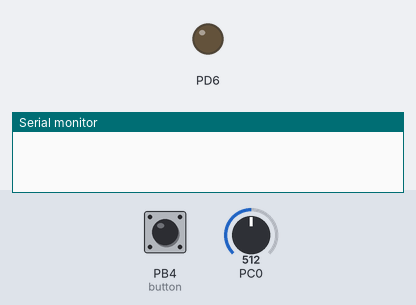
The program below on a simulated ATmega328P, built with avr-gcc and emulated at 16 MHz. On the bench: output pins drawn as LEDs (lit = HIGH), the last lines printed to the serial monitor. Inputs (shaded band) come from the test bench; at power-on: PB4 (button) LOW, PC0 = 512.

Above: at 1.2 s.
1.3 s: PB4 (button) pulled HIGH for 0.15 s
At 2.22 s:
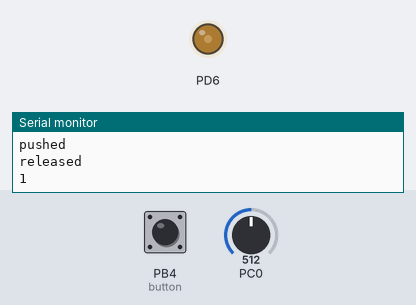
At 3.43 s:
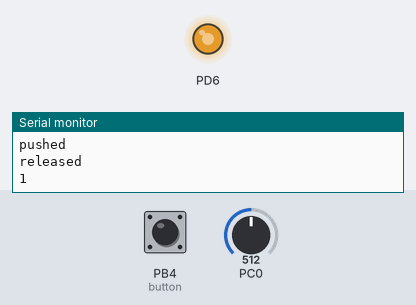
4.3 s: PB4 (button) pulled HIGH for 1 s
At 6.7 s:
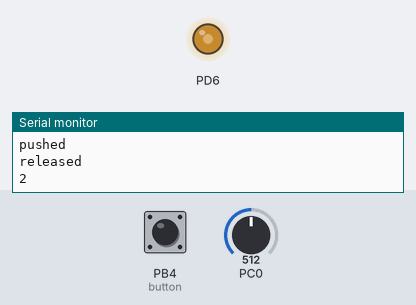
Timing chart, 0 to 8.2 s (numbered marks = the images above; inputs shaded):
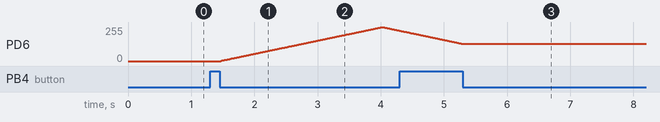

The program:

main.c
```c
#include <avr/interrupt.h>
#include <avr/io.h>
#include <avr/pgmspace.h>
#include <stdio.h>

#include "led.h"
#include "serial.h"
#include "timer.h"
#include "button.h"
#include "adc.h"
#include "ledState.h"

volatile uint8_t adcValue = 0;
//volatile int startState = 0;
int counter = 0;


//Triggered at completion of ADC conversion.
ISR(ADC_vect){
	adcValue = readADC();

}

//Triggered at compare match.
ISR(TIMER2_COMPA_vect){
	button(&counter);
	states(&adcValue, &counter);
}

void main (void) {
	//cli();
	uart_init();
	LED_init();
	button_init();
	adc_init();
	timerPWM_init();
	timer2_init();
	sei(); //switches interrupts on

	while (1) {

    }

}
```

adc.c
```c
#include <avr/io.h>
#include "adc.h"

void adc_init(){
	ADMUX = 0x00;
	ADCSRA |= (1<<ADSC); //single conversion mode
	ADMUX |= (1 << REFS0); // select the voltage reference for the ADC, Vcc
	ADMUX |= (1 << ADLAR); // left adjust the result.
	ADCSRA |= (1 << ADEN); // enables the ADC
	ADCSRA |= (1 << ADIE); //activate Interrupt
	ADCSRA |= (1 << ADPS1)|(1 << ADPS0); //prescaler 8


}

uint8_t readADC(){
	//single conversion mode
	ADCSRA |= (1<<ADSC);
	while( ADCSRA & (1<<ADSC) ){ // wait until ADC conversion is complete
		return ADCH; //return calculated ADC value
	}

}
```

adc.h
```c
#ifndef _ADC_H_
#define _ADC_H_


void adc_init();
uint8_t readADC();


#endif
```

button.c
```c
#include <stdio.h>
#include <avr/pgmspace.h>
#include "button.h"

uint8_t state = 0;
uint8_t laststate = 0;

void button_init(){
    DDRB &= ~(1 << PORTB4); //input
}

void button(int *counter){
    if(PINB & (1 << PORTB4)){
        state = 1;
    }
    else if(!(PINB & (1 << PORTB4))){
        state = 0;
    }

    if(state == 1 && laststate == 0){
        printf_P(PSTR("pushed\r\n"));

    }
    else if(state == 0 && laststate == 1){
        *counter += 1;
        if(*counter > 4){
            *counter = 1;
        }
        printf_P(PSTR("released\r\n"));
        printf_P(PSTR("%d\n"),*counter);

    }
    laststate = state;
}
```

button.h
```c
#ifndef _BUTTON_H_
#define _BUTTON_H_


void button_init();
void button(int *counter);

#endif 
```

led.c
```c
#include <avr/io.h>
#include "led.h"
#include <stdbool.h>

uint8_t light = 0;
bool lightfade = true;
int ledCount = 0;


void LED_init() {
	DDRD |= (1 << PORTD6); // PWM, DELUPPGIFT 2, man kan dra sladd från pin 11 till pin 6 på skölden

}

uint8_t simple_ramp() {
	if (light <= 255 && lightfade == true) {
        light++;
    }
    else if (light <= 255 && lightfade == false) {
        light--;
    }
    if (light == 255) {
        lightfade = false;
    }
    else if (light == 0) {
        lightfade = true;
    }
    return light;
}

void ledBlink(){
    ledCount++;
    if(ledCount == 100){ // led flashes every one second
        PORTD ^= (1 << PORTD6);
        ledCount = 0;
    }
}
```

led.h
```c
#ifndef _LED_H_
#define _LED_H_

void LED_init(void);
uint8_t simple_ramp(void);
void ledBlink();

#endif // _LED_H_
```

ledState.c
```c
#include <avr/io.h>
#include "ledState.h"

void states(int *adcValue, int *counter){
    switch(*counter){
        case 1:
            TCCR0A |= (1 << COM0A1); // enable OCR0A (PWM non-inverting mode)
            OCR0A = simple_ramp(); // Fade
            break;
        case 2:
            ADCSRA |= (1 << ADSC); //Start the ADC single conversion mode
            OCR0A = *adcValue; //Potentiometer
            break;
        case 3:
            TCCR0A &= ~(1 << COM0A1); // disable OCR0A (PWM non-inverting mode)
            ledBlink(); //Blink
            break;
        case 4:
            //PORTD &= ~(1 << PORTD6);
            PORTD |= (1 << PORTD6); //Turn off led
            break;
        default:
            break;

    }
}
```

ledState.h
```c
#ifndef LEDSTATE_H_
#define LEDSTATE_H_

void states(int *adcValue, int *counter);

#endif
```

serial.c
```c
#include <avr/io.h>

#include <stdio.h>

#include "serial.h"

static FILE uart_stdout = FDEV_SETUP_STREAM(uart_putchar, NULL, _FDEV_SETUP_WRITE);

void uart_init(void) {
	UBRR0H = (unsigned char)(UBRR >> 8);
	UBRR0L = (unsigned char)(UBRR);
	UCSR0A = 0;
	UCSR0B = (1 << TXEN0 | 1 << RXEN0);
	UCSR0C = (1 << UCSZ01 | 1 << UCSZ00);

	stdout = &uart_stdout;
}

int uart_putchar(char chr, FILE *stream) {
	if (chr == '\n') {
		uart_putchar('\r', NULL);
	}
	while (!(UCSR0A & (1 << UDRE0)))
		;
	UDR0 = chr;
	return 0;
}

char uart_getchar(void) {
	while (!(UCSR0A & (1 << RXC0)))
		;
	return UDR0;
}
```

serial.h
```c
#ifndef SERIAL_H_
#define SERIAL_H_

#define BAUDRATE 38400
#define UBRR (F_CPU/16/BAUDRATE-1)

void uart_init(void);

int uart_putchar(char chr, FILE *stream);

char uart_getchar(void);

#endif
```

timer.c
```c
#include <avr/io.h>

#include "timer.h"

void timer2_init(void){
	//TCCR2A |= (1 << COM2A0);  //Sets PORTB3/OC2A to toggle on timer, Toggle OC2A on Compare Match.
	//First we reset the control register to make sure we start with everything disabled
	//TCCR2A = 0; //reset entire TCCR2A to 0
	//TCCR2B = 0; //reset entire TCCR2B to 0
	TCCR2A |= (1 << WGM21); //Sets timer CTC mode, sets automatically to 0 when ocr valuea is reached
	TCCR2B |= (1 << CS22) | (1 << CS21) | (1 << CS20); //prescaler 1024
	TIMSK2 |= (1 << OCIE2A); //  enable Compare Match A interrupt
	OCR2A = 157;  // 1/(16MHz/1024) * 157 = 10ms
	//TCNT2 = 0; // sets the timer back to 0 (TCNT2 stores the counter value)

}

void timerPWM_init(){
	TCCR0A |= (1 << WGM01) | (1 << WGM00) | (1 << COM0A1); //Set Fast PWM mode, Clear OC0A on Compare Match, set OC0A at BOTTOM (non-inverting mode)
	TCCR0B |= (1 << CS01) | (1 << CS00);  //sets prescaler to 64

	// PWM-frekvens = Fw = Fcpu/(256 * N) = 16MHz/(256 * 64) = 976.560Hz
}
```

timer.h
```c
#ifndef _TIMER_H_
#define _TIMER_H_

void timer2_init(void);
void adc_init();
void timerPWM_init();

#endif // _TIMER_H_
```

Measured:
- after the input at 1.3 s, PD6: rises from 0/255 to 255/255 in 2.6 s, then falls to 228/255 in 0.27 s
- after the input at 4.3 s, PD6: goes on until 5.3 s, then stays 128/255
